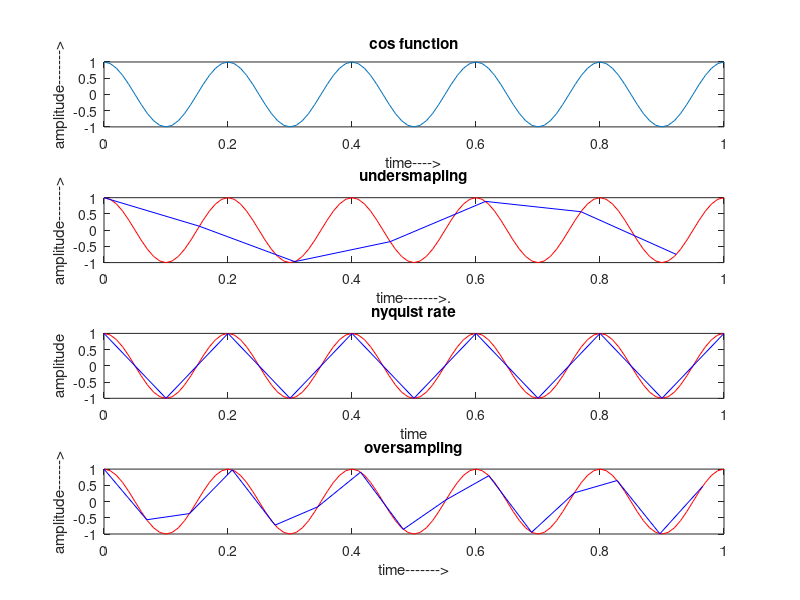

MATLAB code for this plot:
# Write a program of sampling at:
#A) Less than Nyquist rate (fs<2fm)
#B) Nyquist rate (fs = 2fm)
#C) Above Nyquist rate (fs>2fm)

clc;
close all;
clear all;
t=0:0.01:1;
fm=input('enter frequency fm'); xt=cos(2*pi*fm*t);subplot(411);
plot(t,xt);
title('cos function');
xlabel('time---->');
ylabel('amplitude------->');

%program sampling at (A)(fs<2fm):

fs1=1.3*fm;
n1=0:1/fs1:1;
xn1=cos(2*pi*fm*n1);
subplot(412);
plot(t,xt,'r',n1,xn1,'b');
title('undersmapling');
xlabel('time------->.');
ylabel('amplitude------->');

%program sampling at (B)(fs=2fm):

fs2=2*fm;
n2=0:1/fs2:1;
xn2=cos(2*pi*fm*n2);
subplot(413);
plot(t,xt,'r',n2,xn2,'b');
title('nyquist rate');
xlabel('time');
ylabel('amplitude');

%program sampling at(C)fs<2fm:

fs3=2.9*fm;
n3=0:1/fs3:1;
xn3=cos(2*pi*fm*n3);
subplot(414);
plot(t,xt,'r',n3,xn3,'b');
title('oversampling');
xlabel('time------->');
ylabel('amplitude------>');
